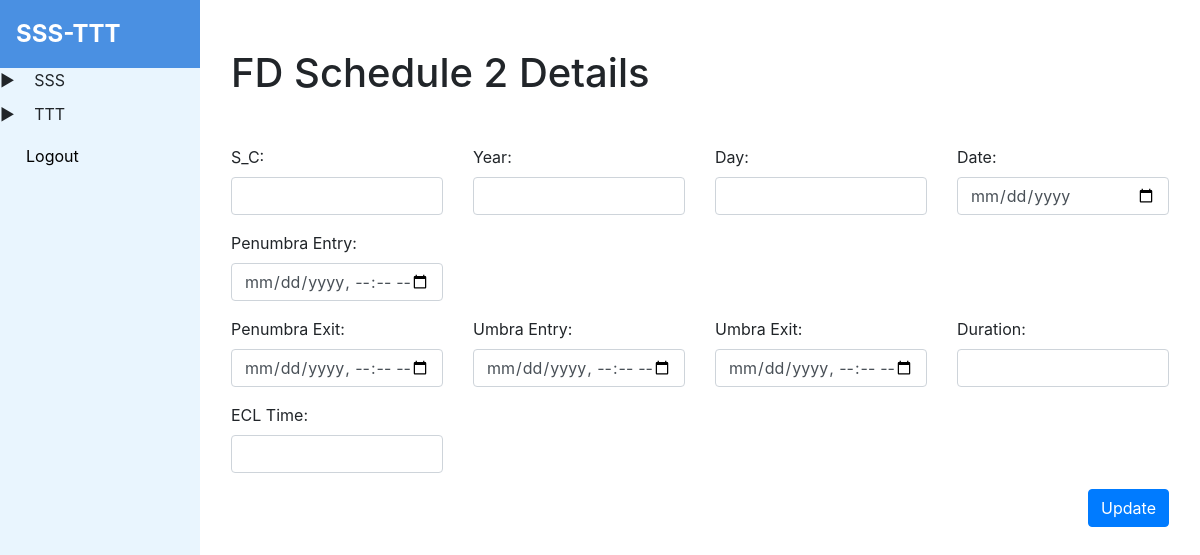
The page /fd_schedule_2/update/1 (signed in) on the database as committed earlier.
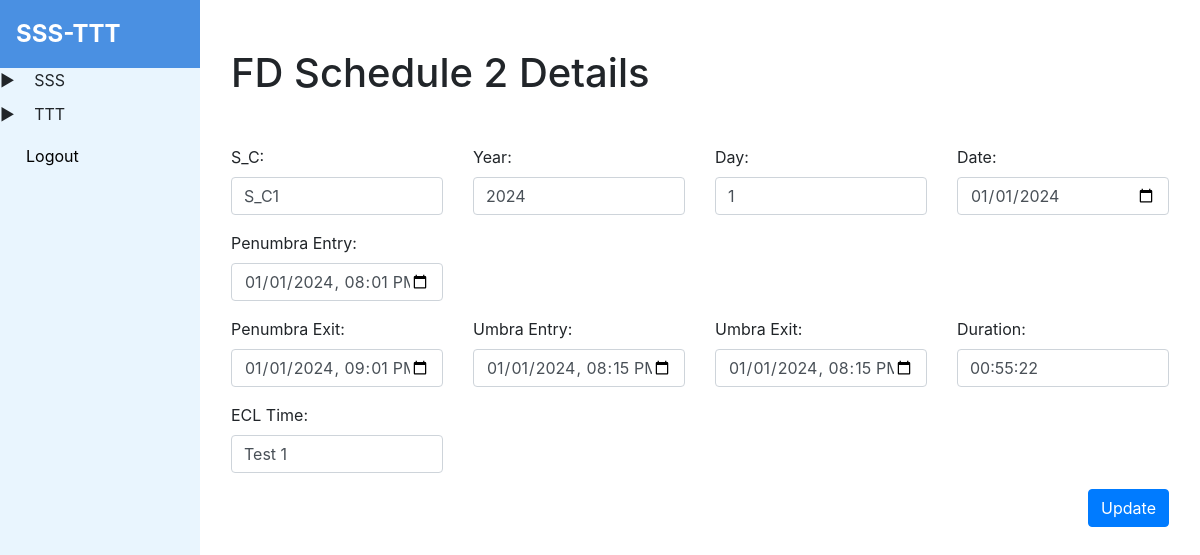
The same page on the database as committed later.
### tables this page shows
CREATE TABLE 't_fd_schedule_2' (
        id INTEGER PRIMARY KEY AUTOINCREMENT,
        year INTEGER,
        day INTEGER,
        date DATE,
        penumbra_entry DATETIME NOT NULL,
        penumbra_exit DATETIME,
        umbra_entry DATETIME,
        umbra_exit DATETIME,
        duration VARCHAR(1000),
        ECL_TIME VARCHAR(255),
        S_C VARCHAR(255)
    );

### app.py (the view)
@app.route('/fd_schedule_2/update/<int:fd_schedule_id>')
@check_login
def fd_schedule_2_update_view(fd_schedule_id):
    data = get_record_by_table_name('t_fd_schedule_2', fd_schedule_id)
    return render_template('fd_schedule_2/fd_schedule_update.html', fd_schedule=data)

### app.py (called while the page is built)
def check_login(f):
    @wraps(f)
    def decorated_function(*args, **kwargs):
        if session.get('user') is None:
            return redirect(url_for('login'))
        return f(*args, **kwargs)
    return decorated_function

### db_helper.py (called while the page is built)
def get_record_by_table_name(table_name: str, record_id: int):
    cursor = conn.cursor()
    cursor.execute(f'SELECT * FROM {table_name} WHERE id = {record_id}')
    result = cursor.fetchone()
    cursor.close()
    return result

### templates/fd_schedule_2/fd_schedule_update.html (shortened to what this page needs)
{% extends 'base.html' %}
{% block content %}
  <div class="container my-5">
    <div class="row">
      <div class="col-12">
        <h1 class="text-start mb-5">FD Schedule 2 Details</h1>
      </div>
    </div>
      <form method="POST" action="/api/fd_schedule_2/update/{{fd_schedule[0]}}">
        <div class="row">
          <div class="col-md-3">
            <div class="form-group">
              <label>S_C:</label>
              <input type="text" class="form-control" id="s_c" name="s_c" value="{{ fd_schedule[10] }}">
            </div>
          </div>
          <div class="col-md-3">
            <div class="form-group">
              <label>Year:</label>
              <input type="text" class="form-control" id="year" name="year" value="{{ fd_schedule[1] }}">
            </div>
          </div>
          <div class="col-md-3">
            <div class="form-group">
              <label>Day:</label>
              <input type="text" class="form-control" id="day" name="day" value="{{ fd_schedule[2] }}">
            </div>
          </div>
          <div class="col-md-3">
            <div class="form-group">
              <label>Date:</label>
              <input type="date" class="form-control" id="date" name="date" value="{{ fd_schedule[3] }}">
            </div>
          </div>
          <div class="col-md-3">
            <div class="form-group">
              <label>Penumbra Entry:</label>
              <input type="datetime-local" class="form-control" id="penumbra_entry" name="penumbra_entry" value="{{ fd_schedule[4] }}">
            </div>
          </div>
        </div>
        <div class="row">
          <div class="col-md-3">
            <div class="form-group">
              <label>Penumbra Exit:</label>
              <input type="datetime-local" class="form-control" id="penumbra_exit" name="penumbra_exit" value="{{ fd_schedule[5] }}">
            </div>
          </div>
          <div class="col-md-3">
            <div class="form-group">
              <label>Umbra Entry:</label>
              <input type="datetime-local" class="form-control" id="umbra_entry" name="umbra_entry" value="{{ fd_schedule[6] }}">
            </div>
          </div>
          <div class="col-md-3">
            <div class="form-group">
              <label>Umbra Exit:</label>
              <input type="datetime-local" class="form-control" id="umbra_exit" name="umbra_exit" value="{{ fd_schedule[7] }}">
            </div>
          </div>
          <div class="col-md-3">
            <div class="form-group">
              <label>Duration:</label>
              <input type="text" class="form-control" id="duration" name="duration" value="{{ fd_schedule[8] }}">
            </div>
          </div>
        </div>
        <div class="row">
          <div class="col-md-3">
            <div class="form-group">
              <label>ECL Time:</label>
              <input type="text" class="form-control" id="ecl_time" name="ecl_time" value="{{ fd_schedule[9] }}">
            </div>
          </div>
        </div>
        <div class="d-flex justify-content-end align-items-center">
          <button type="submit" class="btn btn-primary">Update</button>
        </div>
        </form>
  </div>
{% endblock %}

Rows that differ between the two databases and show on the page:
added t_fd_schedule_2: s_c "S_C1", year "2024", day "1", date "01/01/2024", penumbra_entry "01/01/2024 20:01", penumbra_exit "01/01/2024 21:01", umbra_entry "01/01/2024 20:15", umbra_exit "01/01/2024 20:15", duration "00:55:22", ecl_time "Test 1"
